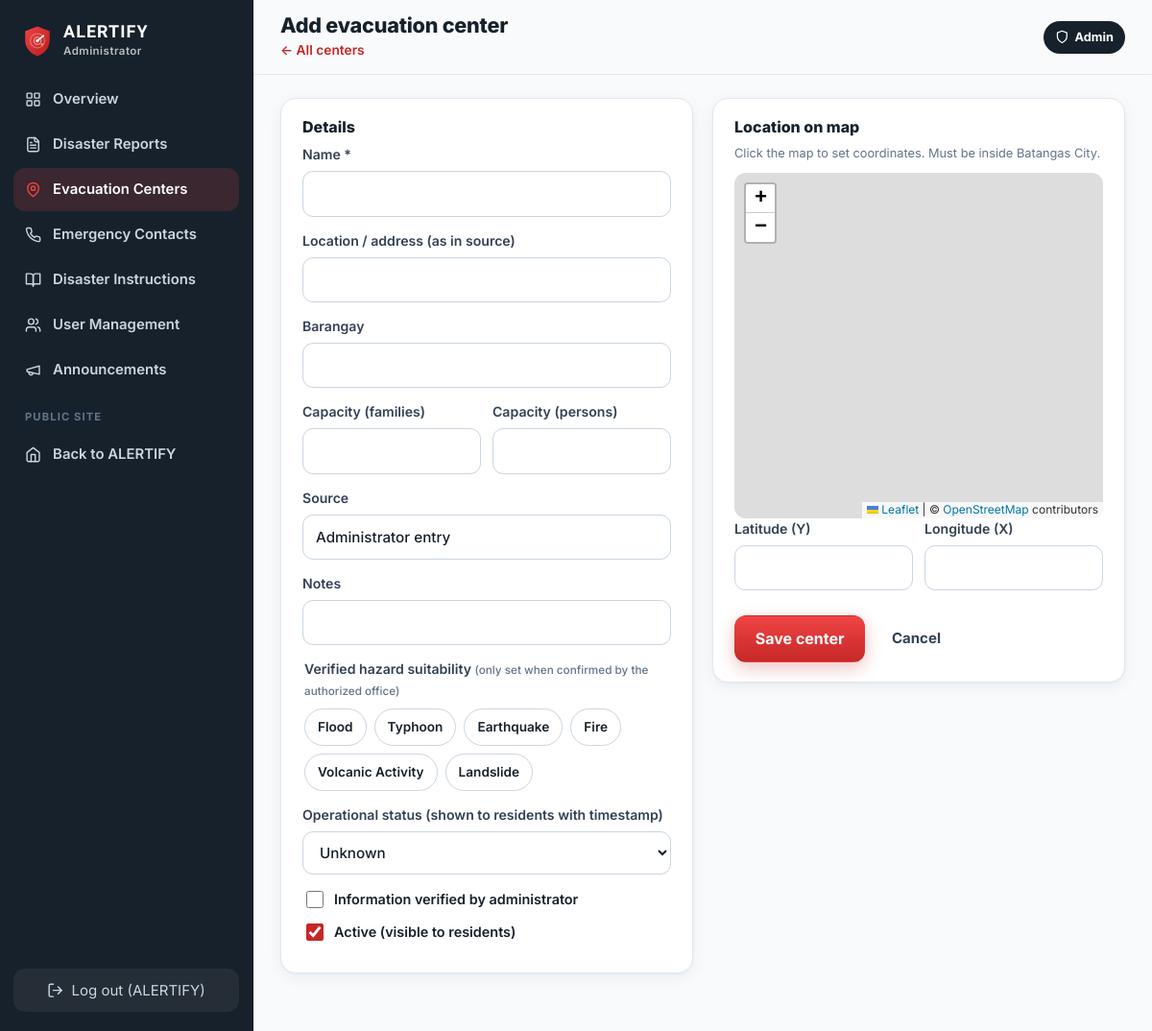
The app's page /admin/centers/new (signed in) with its own data.
### models.py (models this page shows, shortened)
class User(UserMixin, db.Model):
    __tablename__ = "users"
    id = db.Column(db.Integer, primary_key=True)
    full_name = db.Column(db.String(120), nullable=False)
    email = db.Column(db.String(160), unique=True, nullable=False, index=True)
    phone = db.Column(db.String(30))
    barangay = db.Column(db.String(80))
    password_hash = db.Column(db.String(255), nullable=False)
    is_active_account = db.Column(db.Boolean, default=True, nullable=False)
    reset_token = db.Column(db.String(64), index=True)
    reset_expires = db.Column(db.DateTime)
    created_at = db.Column(db.DateTime, default=utcnow)
    last_login = db.Column(db.DateTime)
    reports = db.relationship("DisasterReport", back_populates="user", lazy="dynamic")
    admin_account = db.relationship("AdminAccount", back_populates="user", uselist=False,
                                    foreign_keys="AdminAccount.user_id",
                                    cascade="all, delete-orphan")
    @property
    def is_active(self):  # Flask-Login: blocks deactivated accounts
        return self.is_active_account
    @property
    def is_admin(self):
        return self.admin_account is not None and self.admin_account.active

class DisasterCategory(db.Model):
    __tablename__ = "disaster_categories"
    id = db.Column(db.Integer, primary_key=True)
    code = db.Column(db.String(30), unique=True, nullable=False)
    name = db.Column(db.String(60), nullable=False)
    icon = db.Column(db.String(10))
    description = db.Column(db.String(255))
    sort_order = db.Column(db.Integer, default=0)
    active = db.Column(db.Boolean, default=True)

### app.py (the view, shortened to what this page needs)
@app.route("/admin/centers/new", methods=["GET", "POST"])
@app.route("/admin/centers/<int:cid>/edit", methods=["GET", "POST"])
@admin_required
def admin_center_form(cid=None):
    c = db.get_or_404(EvacuationCenter, cid) if cid else EvacuationCenter(active=True, source="Administrator entry")
    return render_template("admin/center_form.html", c=c, op_statuses=CENTER_OP_STATUSES,
                           barangays=seed_data.BARANGAYS, city_center=seed_data.CITY_CENTER)

### app.py (called while the page is built, shortened)
@login_manager.user_loader
def load_user(uid):
    return db.session.get(User, int(uid))

def csrf_token():
    if "csrf" not in session:
        session["csrf"] = secrets.token_urlsafe(32)
    return session["csrf"]

@app.before_request
def csrf_protect():
    session.permanent = True

@app.after_request
def security_headers(resp):
    resp.headers.setdefault("X-Content-Type-Options", "nosniff")
    resp.headers.setdefault("X-Frame-Options", "SAMEORIGIN")
    resp.headers.setdefault("Referrer-Policy", "strict-origin-when-cross-origin")
    resp.headers.setdefault("Permissions-Policy", "geolocation=(self)")
    return resp

def admin_required(fn):
    @wraps(fn)
    @login_required
    def wrapper(*a, **kw):
        if not current_user.is_admin:
            abort(403)
        return fn(*a, **kw)
    return wrapper

def visible_notifications(limit=None):
    now = utcnow()
    qry = Notification.query.filter(Notification.active.is_(True),
                                    or_(Notification.expires_at.is_(None), Notification.expires_at > now))
    if current_user.is_authenticated and current_user.barangay:
        qry = qry.filter(or_(Notification.barangay.is_(None), Notification.barangay == "",
                             Notification.barangay == current_user.barangay))
    qry = qry.order_by(Notification.created_at.desc())
    return qry.limit(limit).all() if limit else qry.all()

def unread_ids(notes):
    ids = [n.id for n in notes]
    if not ids:
        return set()
    if current_user.is_authenticated:
        read = {r.notification_id for r in NotificationRead.query.filter(
            NotificationRead.user_id == current_user.id, NotificationRead.notification_id.in_(ids))}
        return set(ids) - read
    seen = session.get("notif_seen", 0)
    return {n.id for n in notes if n.id > seen}

@app.context_processor
def inject_globals():
    notes = visible_notifications(limit=8)
    return {
        "categories": DisasterCategory.query.filter_by(active=True).order_by(DisasterCategory.sort_order).all(),
        "primary_contacts": EmergencyContact.query.filter_by(active=True, is_primary=True)
        .order_by(EmergencyContact.sort_order).all(),
        "nav_notifications": notes,
        "nav_unread": unread_ids(notes),
        "severity_labels": engine.SEVERITY_LABELS,
        "setup_warning": setup_warning(),
    }

def setup_warning():
    if not ON_VERCEL:
        return None

### models.py (called while the page is built)
def utcnow():
    return datetime.now(timezone.utc).replace(tzinfo=None)

### templates/admin/center_form.html (shortened to what this page needs)
{% extends "admin/layout.html" %}
{% block head %}<link rel="stylesheet" href="{{ url_for('static', filename='vendor/leaflet-1.9.4/leaflet.css') }}">{% endblock %}
{% block page_title %}{{ 'Edit evacuation center' if c.id else 'Add evacuation center' }}{% endblock %}
{% block page_sub %}<p><a class="link" href="{{ url_for('admin_centers') }}">← All centers</a></p>{% endblock %}
{% block content %}
<form method="post" class="two-col form" novalidate>
  <section class="card">
    <h3>Details</h3>
    <label class="field"><span>Name *</span><input name="name" value="{{ request.form.name or c.name or '' }}" required maxlength="200"></label>
    <label class="field"><span>Location / address (as in source)</span><input name="location" value="{{ c.location or '' }}" maxlength="200"></label>
    <label class="field"><span>Barangay</span><input name="barangay" value="{{ c.barangay or '' }}" list="brgy-list" maxlength="80">
      <datalist id="brgy-list">{% for b in barangays %}<option>{{ b }}</option>{% endfor %}</datalist></label>
    <div class="two-col tight">
      <label class="field"><span>Capacity (families)</span><input type="number" min="0" name="capacity_families" value="{{ c.capacity_families if c.capacity_families is not none else '' }}"></label>
      <label class="field"><span>Capacity (persons)</span><input type="number" min="0" name="capacity_persons" value="{{ c.capacity_persons if c.capacity_persons is not none else '' }}"></label>
    </div>
    <label class="field"><span>Source</span><input name="source" value="{{ c.source or '' }}" maxlength="200"></label>
    <label class="field"><span>Notes</span><input name="source_note" value="{{ c.source_note or '' }}" maxlength="255"></label>
    <fieldset class="field">
      <legend>Verified hazard suitability <small class="muted">(only set when confirmed by the authorized office)</small></legend>
      <div class="checks">
        {% for cat in categories if cat.code != 'other' %}
          <label class="check-pill"><input type="checkbox" name="hazards" value="{{ cat.code }}" {{ 'checked' if cat.code in c.hazard_list }}><span>{{ cat.name }}</span></label>
        {% endfor %}
      </div>
    </fieldset>
    <label class="field"><span>Operational status (shown to residents with timestamp)</span>
      <select name="operational_status">{% for s in op_statuses %}<option value="{{ s }}" {{ 'selected' if c.operational_status == s }}>{{ s|capitalize }}</option>{% endfor %}</select></label>
    <label class="check"><input type="checkbox" name="verified" {{ 'checked' if c.verified }}> Information verified by administrator</label>
    <label class="check"><input type="checkbox" name="active" {{ 'checked' if c.active }}> Active (visible to residents)</label>
  </section>
  <section class="card">
    <h3>Location on map</h3>
    <p class="tiny muted">Click the map to set coordinates. Must be inside Batangas City.</p>
    <div id="cf-map" class="admin-map"></div>
    <div class="two-col tight">
      <label class="field"><span>Latitude (Y)</span><input name="latitude" id="lat" value="{{ c.latitude if c.latitude is not none else '' }}" inputmode="decimal"></label>
      <label class="field"><span>Longitude (X)</span><input name="longitude" id="lng" value="{{ c.longitude if c.longitude is not none else '' }}" inputmode="decimal"></label>
    </div>
    <div class="row-actions"><button class="btn btn-red btn-lg">Save center</button><a class="btn btn-ghost" href="{{ url_for('admin_centers') }}">Cancel</a></div>
  </section>
</form>
{% endblock %}

### templates/admin/layout.html (shortened to what this page needs)
{% extends "base.html" %}
{% import "_macros.html" as m with context %}
{% set anav = [
  ('admin_overview', 'grid', 'Overview'),
  ('admin_reports', 'file', 'Disaster Reports'),
  ('admin_centers', 'pin', 'Evacuation Centers'),
  ('admin_contacts', 'phone', 'Emergency Contacts'),
  ('admin_instructions', 'book', 'Disaster Instructions'),
  ('admin_users', 'users', 'User Management'),
  ('admin_notifications', 'megaphone', 'Announcements'),
] %}
{% block body_class %}app admin{% endblock %}
{% block body %}
<div class="shell">
  <aside class="sidebar sidebar-admin" id="sidebar" aria-label="Admin navigation">
    <a class="brand light" href="{{ url_for('admin_overview') }}">
      <img src="{{ url_for('static', filename='img/logo.svg') }}" alt="" width="34" height="34">
      <span><b>ALERTIFY</b><small>Administrator</small></span>
    </a>
    <nav class="side-nav">
      {% for ep, ic, label in anav %}
        <a href="{{ url_for(ep) }}" class="{{ 'active' if request.endpoint == ep or (request.endpoint and request.endpoint.startswith(ep[:-1])) }}">{{ icon(ic) }}<span>{{ label }}</span></a>
      {% endfor %}
      <div class="side-sep">Public site</div>
      <a href="{{ url_for('dashboard') }}">{{ icon('home') }}<span>Back to ALERTIFY</span></a>
    </nav>
    <form method="post" action="{{ url_for('logout') }}" class="side-logout" data-logout>
      <button type="submit">{{ icon('logout') }} Log out ({{ current_user.full_name.split()[0] }})</button>
    </form>
  </aside>
  <div class="main-col">
    <header class="topbar">
      <div class="topbar-title"><h1>{% block page_title %}{% endblock %}</h1>{% block page_sub %}{% endblock %}</div>
      <div class="topbar-actions">{% block actions %}{% endblock %}<span class="admin-pill">{{ icon('shield') }} Admin</span></div>
    </header>
    <main id="main" class="content">
      {% block content %}{% endblock %}
    </main>
  </div>
</div>
{% endblock %}

### records on screen
User: full_name "ALERTIFY"
DisasterCategory: name "Flood"
DisasterCategory: name "Typhoon"
DisasterCategory: name "Earthquake"
DisasterCategory: name "Fire"
DisasterCategory: name "Volcanic Activity"
DisasterCategory: name "Landslide"

### other values on screen
{{ label }} "Overview" "Disaster Reports" "Evacuation Centers" "Emergency Contacts" "Disaster Instructions" "User Management" "Announcements"
{{ 'Edit evacuation center' if c.id else 'Add evacuation center' }} "Add evacuation center"
form field operational_status "Unknown"
